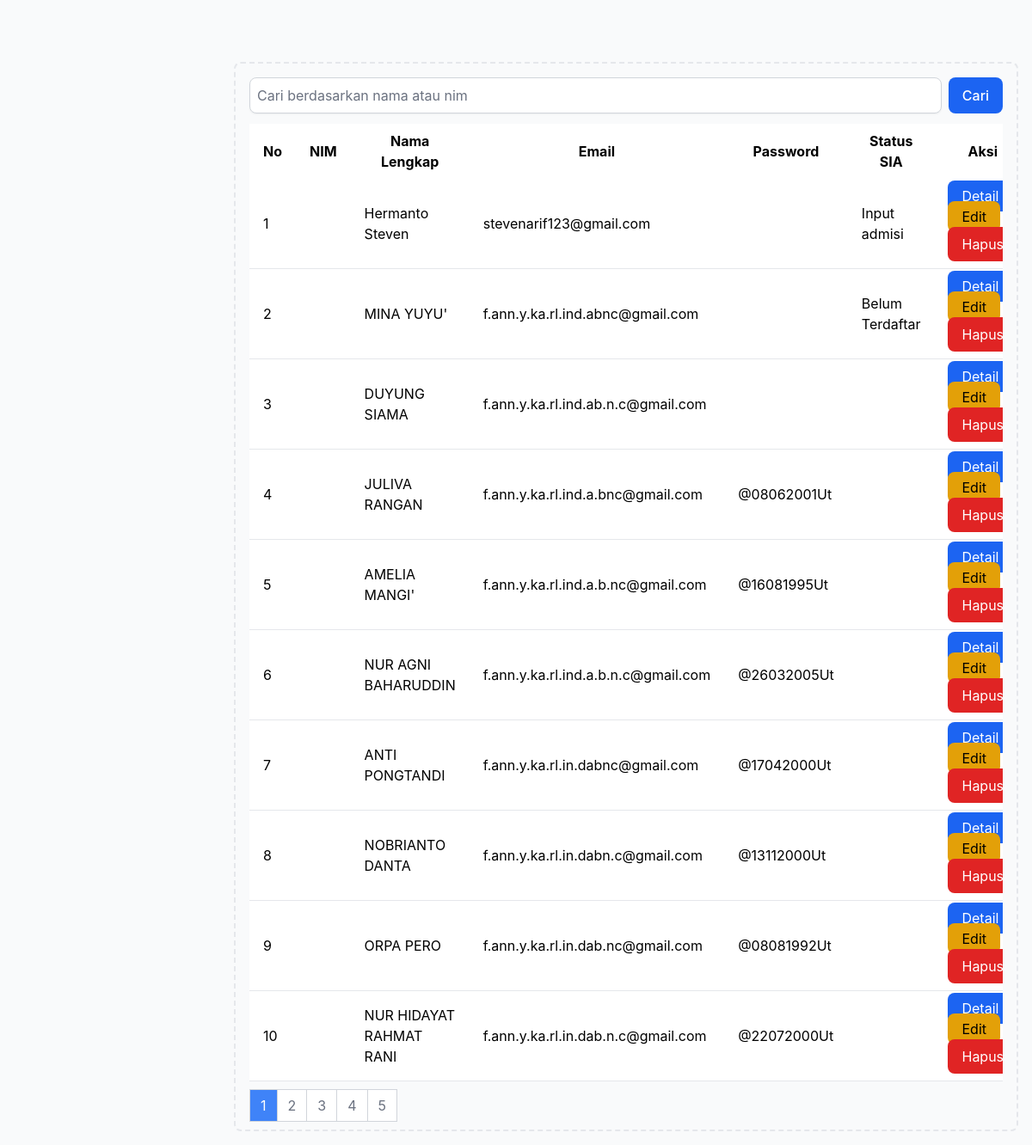
/admin/data_mahasiswa/index.php (signed in), run on an earlier commit of the app's database.
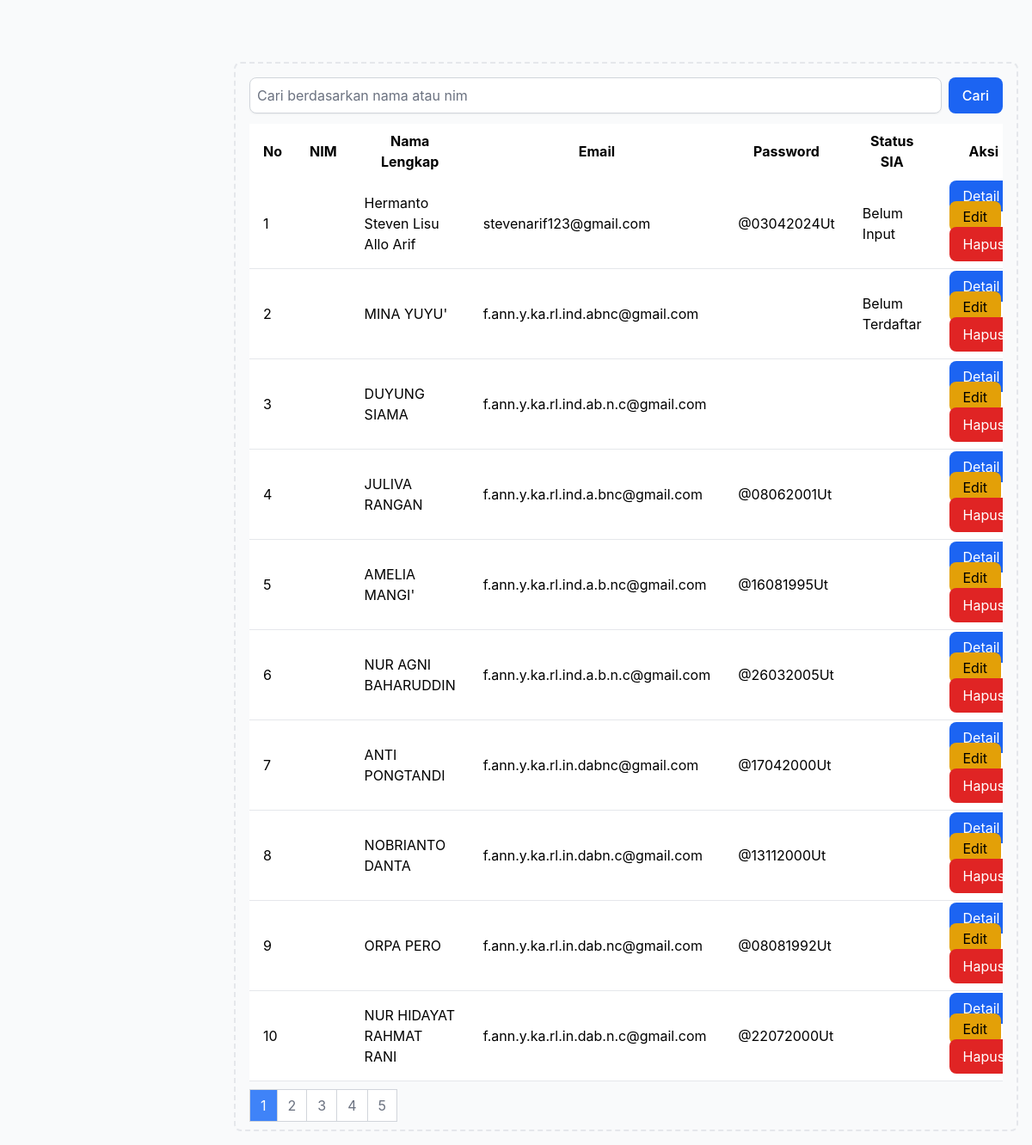
And on a later commit of the database.
### tables this page shows
CREATE TABLE `mahasiswa` (
  `No` int(11) NOT NULL AUTO_INCREMENT,
  `Nim` text NOT NULL,
  `JalurProgram` enum('RPL','Reguler') NOT NULL,
  `NamaLengkap` varchar(100) NOT NULL,
  `TempatLahir` varchar(50) DEFAULT NULL,
  `TanggalLahir` date DEFAULT NULL,
  `NamaIbuKandung` varchar(100) DEFAULT NULL,
  `NIK` varchar(16) DEFAULT NULL,
  `Jurusan` varchar(50) DEFAULT NULL,
  `NomorHP` varchar(15) DEFAULT NULL,
  `Email` varchar(255) DEFAULT NULL,
  `Password` varchar(20) NOT NULL,
  `Agama` varchar(20) NOT NULL,
  `JenisKelamin` varchar(20) NOT NULL,
  `StatusPerkawinan` varchar(20) NOT NULL,
  `NomorHPAlternatif` varchar(15) DEFAULT NULL,
  `NomorIjazah` varchar(20) DEFAULT NULL,
  `TahunIjazah` year(4) DEFAULT NULL,
  `NISN` varchar(10) DEFAULT NULL,
  `LayananPaketSemester` varchar(20) NOT NULL,
  `DiInputOleh` varchar(50) DEFAULT NULL,
  `DiInputPada` datetime DEFAULT current_timestamp(),
  `DiEditPada` datetime NOT NULL DEFAULT current_timestamp(),
  `STATUS_INPUT_SIA` varchar(50) NOT NULL,
  PRIMARY KEY (`No`),
  UNIQUE KEY `NIK` (`NIK`)
);

### admin/data_mahasiswa/index.php (the view, shortened to what this page needs)
<?php
require_once "../koneksi.php";
$keyword = "";
$mahasiswa = [];
$jumlah_data_per_halaman = isset($_GET['jumlah_data_per_halaman']) ? $_GET['jumlah_data_per_halaman'] : 10;
if ($jumlah_data_per_halaman == 'all') {
    $limit_sql = "";
} else {
    $halaman_saat_ini = isset($_GET['halaman']) ? $_GET['halaman'] : 1;
    $offset = ($halaman_saat_ini - 1) * (int)$jumlah_data_per_halaman;
    $limit_sql = "LIMIT $offset, $jumlah_data_per_halaman";
}
$query = "SELECT * FROM mahasiswa WHERE NamaLengkap LIKE '%$keyword%' OR NIM LIKE '%$keyword%' ORDER BY No DESC $limit_sql";
$result = mysqli_query($koneksi, $query);
while ($row = mysqli_fetch_assoc($result)) {
  $mahasiswa[] = $row;
}
$query_total = "SELECT COUNT(*) AS total FROM mahasiswa WHERE NamaLengkap LIKE '%$keyword%' OR NIM LIKE '%$keyword%'";
$result_total = mysqli_query($koneksi, $query_total);
$row_total = mysqli_fetch_assoc($result_total);
$total_data = $row_total['total'];
?>
<!DOCTYPE html>
<html lang="en">
<head>
    <link href="https://cdnjs.cloudflare.com/ajax/libs/flowbite/2.3.0/flowbite.min.css" rel="stylesheet">
</head>
<body class="bg-gray-50 dark:bg-gray-900">
    <div class="p-4 sm:ml-64">
        <div class="p-4 border-2 border-gray-200 border-dashed rounded-lg dark:border-gray-700 mt-14">
            <div id="content">
                <?php if (count($mahasiswa) > 0) { ?>
                    <form action="" method="POST" class="mb-3">
                        <div class="flex">
                            <input type="text" class="block w-full p-2 border border-gray-300 rounded-lg shadow-sm focus:ring-blue-500 focus:border-blue-500" placeholder="Cari berdasarkan nama atau nim" name="keyword">
                            <button type="submit" class="ml-2 px-4 py-2 bg-blue-600 text-white font-medium rounded-lg hover:bg-blue-700 focus:outline-none focus:ring-2 focus:ring-blue-500" name="search">Cari</button>
                        </div>
                    </form>
                    <div class="overflow-x-auto">
                        <table class="min-w-full bg-white dark:bg-gray-800">
                            <thead>
                                <tr>
                                    <th class="px-4 py-2">No</th>
                                    <th class="px-4 py-2">NIM</th>
                                    <th class="px-4 py-2">Nama Lengkap</th>
                                    <th class="px-4 py-2">Email</th>
                                    <th class="px-4 py-2">Password</th>
                                    <th class="px-4 py-2">Status SIA</th>
                                    <th class="px-4 py-2">Aksi</th>
                                </tr>
                            </thead>
                            <tbody>
                                <?php
                                $no = 1;
                                foreach ($mahasiswa as $mhs) {
                                    ?>
                                    <tr class="bg-white border-b dark:bg-gray-800 dark:border-gray-700">
                                        <td class="px-4 py-2"><?php echo $no++; ?></td>
                                        <td class="px-4 py-2"><?php echo $mhs['NIM']; ?></td>
                                        <td class="px-4 py-2"><?php echo stripcslashes($mhs['NamaLengkap']); ?></td>
                                        <td class="px-4 py-2"><?php echo $mhs['Email']; ?></td>
                                        <td class="px-4 py-2"><?php echo $mhs['Password']; ?></td>
                                        <td class="px-4 py-2"><?php echo $mhs['STATUS_INPUT_SIA']; ?></td>
                                        <td class="px-4 py-2">
                                            <a href="lihat_data_mahasiswa.php?No=<?php echo $mhs['No']; ?>" class="px-4 py-2 bg-blue-600 text-white rounded-lg hover:bg-blue-700">Detail</a>
                                            <a href="edit_data.php?No=<?php echo $mhs['No']; ?>" class="px-4 py-2 bg-yellow-400 text-black rounded-lg hover:bg-yellow-500">Edit</a>
                                            <button type="button" class="px-4 py-2 bg-red-600 text-white rounded-lg hover:bg-red-700" data-modal-toggle="exampleModal">Hapus</button>
                                        </td>
                                    </tr>
                                    <?php
                                }
                                ?>
                            </tbody>
                        </table>
                    </div>
                    <nav aria-label="Page navigation example" class="mt-4">
                        <ul class="inline-flex -space-x-px">
                            <?php
                            $jumlah_halaman = ceil($total_data / $jumlah_data_per_halaman);
                            for ($i = 1; $i <= $jumlah_halaman; $i++) {
                                if ($i == $halaman_saat_ini) {
                                    $active = "bg-blue-500 text-white";
                                } else {
                                    $active = "bg-white text-gray-500 hover:bg-gray-100 hover:text-gray-700";
                                }
                                ?>
                                <li>
                                    <a href="index.php?halaman=<?php echo $i; ?>&jumlah_data_per_halaman=<?php echo $jumlah_data_per_halaman; ?>" class="px-3 py-2 leading-tight <?php echo $active; ?> border border-gray-300">
                                        <?php echo $i; ?>
                                    </a>
                                </li>
                                <?php
                            }
                            ?>
                        </ul>
                    </nav>
                <?php
                } else {
                    ?>
                    <div class="alert alert-warning" role="alert">
                        Data tidak ditemukan
                    </div>
                <?php
                }
                ?>
            </div>
        </div>
    </div>
</body>
</html>

What changed in the data, as far as the page shows it:
removed mahasiswa: NamaLengkap "Hermanto Steven", Email "stevenarif123@gmail.com", STATUS_INPUT_SIA "Input admisi"
added mahasiswa: NamaLengkap "Hermanto Steven Lisu Allo Arif", Email "stevenarif123@gmail.com", Password "@03042024Ut", STATUS_INPUT_SIA "Belum Input"
